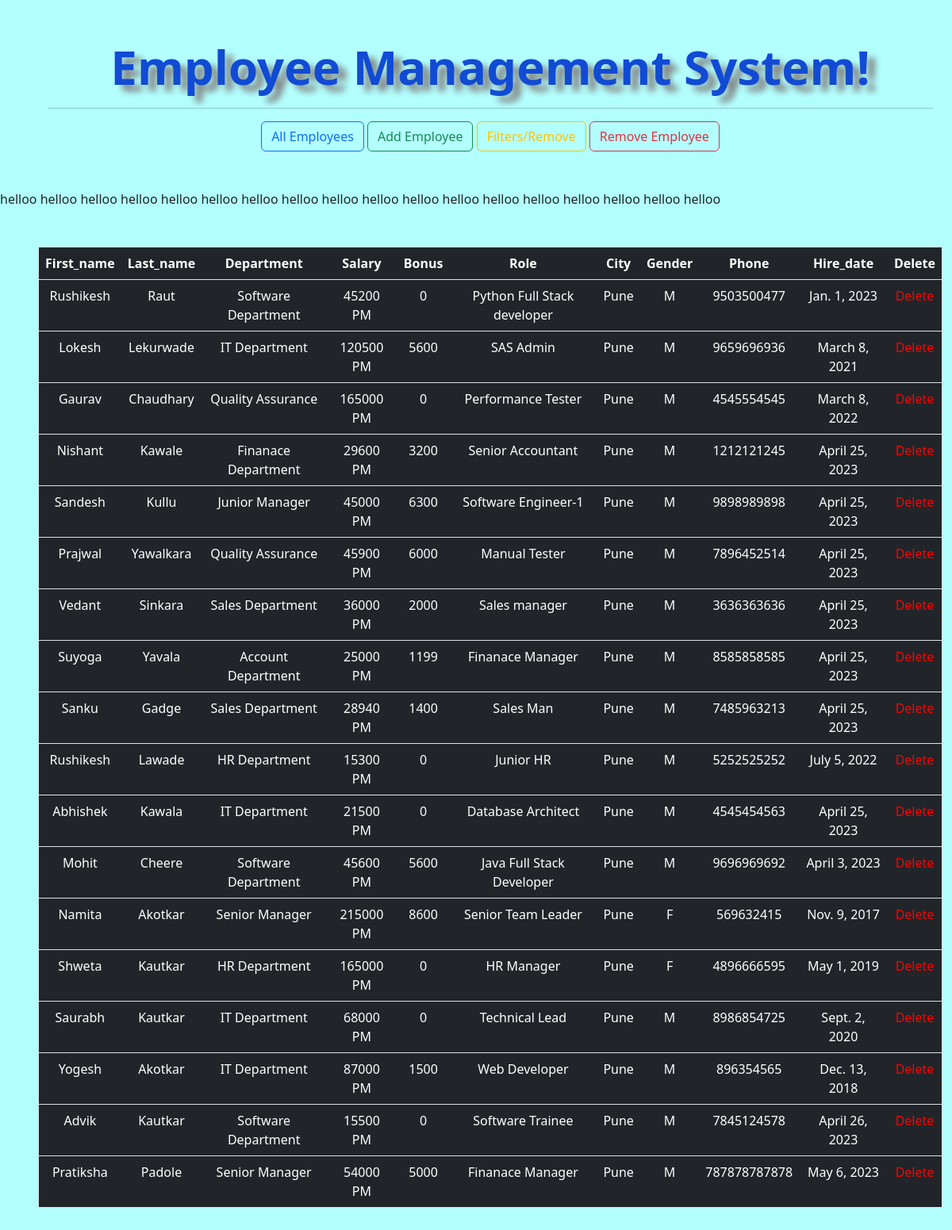
The page /All_Emp/ on the database its author committed.
### Employee_details/models.py (models this page shows, shortened)
class Employee(m.Model):
    genders = [
        ("M", "Male"),
        ("F", "Female"),
    ]
    First_name=m.CharField(max_length=100)
    Last_name=m.CharField(max_length=100)
    Department=m.ForeignKey(Departments,on_delete=m.CASCADE)
    Salary=m.IntegerField(default=0)
    Bonus=m.IntegerField(default=0)
    Role=m.ForeignKey(Roles,on_delete=m.CASCADE)
    Phone=m.IntegerField(default=0)
    Hire_date=m.DateField()
    Gender=m.CharField(max_length=10,choices=genders,default="M")

class Departments(m.Model):
    Dept_name=m.CharField(max_length=100,null=False)
    location=m.CharField(max_length=100)
    def __str__(self):
        return self.Dept_name

class Roles(m.Model):
    role_name=m.CharField(max_length=100,null=False)
    def __str__(self):
        return self.role_name

### Employee_details/views.py (the view)
# urls.py: path('All_Emp/',All_Emp,name="All_Emp"),
def All_Emp(request):
    employee=Employee.objects.all()
    dept=Departments.objects.all()
    context={
        "emp" : employee,
        "emp1" : dept
    }
    return render(request,'All_Emp.html',context)

### Employee_details/templates/All_Emp.html (shortened to what this page needs)
{% extends 'index.html' %}
{% block content %}
<table class="table table-dark table-hover container m-5 text-center border ">
  <thead>
    <tr>
        <th scope="col">First_name</th>
        <th scope="col">Last_name</th>
        <th scope="col">Department</th>
        <th scope="col">Salary</th>
        <th scope="col">Bonus</th>
        <th scope="col">Role</th>
        <th scope="col">City</th>
        <th scope="col">Gender</th>
        <th scope="col">Phone</th>
        <th scope="col">Hire_date</th>
        <th scope="col">Delete</th>
    </tr>
  </thead>
  <tbody>
          {% for i in emp %}
    <tr>
      <td>{{i.First_name}}</td>
      <td>{{i.Last_name}}</td>
      <td>{{i.Department}}</td>
      <td>{{i.Salary}} PM</td>
      <td>{{i.Bonus}}</td>
      <td>{{i.Role}}</td>
         <td>{{i.Department.location}}</td>
        <td>{{i.Gender}}</td>
     <td>{{i.Phone}}</td>
     <td>{{i.Hire_date}}</td>
        <td><a href="/Remove_Emp/{{i.id}}" style="text-decoration:none; color:red">Delete</a></td>
    </tr>
          {% endfor %}
  </tbody>
</table>
{% endblock content %}

### Employee_details/templates/index.html (shortened to what this page needs)
<!doctype html>
<html lang="en">
  <head>
    <link href="https://cdn.jsdelivr.net/npm/bootstrap@5.3.0-alpha3/dist/css/bootstrap.min.css" rel="stylesheet">
  </head>
  <body class="">
     <div class="container m-5  text-center">
       <h1 id="h1">Employee Management System!</h1>
       <hr>
       <a href="{% url 'All_Emp'%}"><button type="button" class="btn btn-outline-primary">All Employees</button></a>
       <a href="{% url 'Add_Emp'%}"><button type="button" class="btn btn-outline-success">Add Employee</button></a>
       <a href="{% url 'Filter_Emp' %}"><button type="button" class="btn btn-outline-warning">Filters/Remove</button></a>
      <a href="{% url 'Remove_Emp'%}"> <button type="button" class="btn btn-outline-danger">Remove Employee</button></a>
     </div>
{% block content %}
  {% endblock content %}
  </body>
</html>

### Employee_details/templates/index.html (style rules this page uses)
body { background-color: #b3ffff; }
#h1 { font-size: 60px; color: rgb(17, 75, 212); font-weight: bold; text-shadow: 10px 8px 8px gray; }

### rows shown on the page
Employee: First_name "Rushikesh", Last_name "Raut", Department "Software Department", Salary "45200", Bonus "0", Role "Python Full Stack developer", Department.location "Pune", Gender "M", Phone "9503500477", Hire_date "Jan. 1, 2023"
Employee: First_name "Lokesh", Last_name "Lekurwade", Department "IT Department", Salary "120500", Bonus "5600", Role "SAS Admin", Department.location "Pune", Gender "M", Phone "9659696936", Hire_date "March 8, 2021"
Employee: First_name "Gaurav", Last_name "Chaudhary", Department "Quality Assurance", Salary "165000", Bonus "0", Role "Performance Tester", Department.location "Pune", Gender "M", Phone "4545554545", Hire_date "March 8, 2022"
Employee: First_name "Nishant", Last_name "Kawale", Department "Finanace Department", Salary "29600", Bonus "3200", Role "Senior Accountant", Department.location "Pune", Gender "M", Phone "1212121245", Hire_date "April 25, 2023"
Employee: First_name "Sandesh", Last_name "Kullu", Department "Junior Manager", Salary "45000", Bonus "6300", Role "Software Engineer-1", Department.location "Pune", Gender "M", Phone "9898989898", Hire_date "April 25, 2023"
Employee: First_name "Prajwal", Last_name "Yawalkara", Department "Quality Assurance", Salary "45900", Bonus "6000", Role "Manual Tester", Department.location "Pune", Gender "M", Phone "7896452514", Hire_date "April 25, 2023"
Employee: First_name "Vedant", Last_name "Sinkara", Department "Sales Department", Salary "36000", Bonus "2000", Role "Sales manager", Department.location "Pune", Gender "M", Phone "3636363636", Hire_date "April 25, 2023"
Employee: First_name "Suyoga", Last_name "Yavala", Department "Account Department", Salary "25000", Bonus "1199", Role "Finanace Manager", Department.location "Pune", Gender "M", Phone "8585858585", Hire_date "April 25, 2023"
Employee: First_name "Sanku", Last_name "Gadge", Department "Sales Department", Salary "28940", Bonus "1400", Role "Sales Man", Department.location "Pune", Gender "M", Phone "7485963213", Hire_date "April 25, 2023"
Employee: First_name "Rushikesh", Last_name "Lawade", Department "HR Department", Salary "15300", Bonus "0", Role "Junior HR", Department.location "Pune", Gender "M", Phone "5252525252", Hire_date "July 5, 2022"
Employee: First_name "Abhishek", Last_name "Kawala", Department "IT Department", Salary "21500", Bonus "0", Role "Database Architect", Department.location "Pune", Gender "M", Phone "4545454563", Hire_date "April 25, 2023"
Employee: First_name "Mohit", Last_name "Cheere", Department "Software Department", Salary "45600", Bonus "5600", Role "Java Full Stack Developer", Department.location "Pune", Gender "M", Phone "9696969692", Hire_date "April 3, 2023"
Employee: First_name "Namita", Last_name "Akotkar", Department "Senior Manager", Salary "215000", Bonus "8600", Role "Senior Team Leader", Department.location "Pune", Gender "F", Phone "569632415", Hire_date "Nov. 9, 2017"
Employee: First_name "Shweta", Last_name "Kautkar", Department "HR Department", Salary "165000", Bonus "0", Role "HR Manager", Department.location "Pune", Gender "F", Phone "4896666595", Hire_date "May 1, 2019"
Employee: First_name "Saurabh", Last_name "Kautkar", Department "IT Department", Salary "68000", Bonus "0", Role "Technical Lead", Department.location "Pune", Gender "M", Phone "8986854725", Hire_date "Sept. 2, 2020"
Employee: First_name "Yogesh", Last_name "Akotkar", Department "IT Department", Salary "87000", Bonus "1500", Role "Web Developer", Department.location "Pune", Gender "M", Phone "896354565", Hire_date "Dec. 13, 2018"
Employee: First_name "Advik", Last_name "Kautkar", Department "Software Department", Salary "15500", Bonus "0", Role "Software Trainee", Department.location "Pune", Gender "M", Phone "7845124578", Hire_date "April 26, 2023"
Employee: First_name "Pratiksha", Last_name "Padole", Department "Senior Manager", Salary "54000", Bonus "5000", Role "Finanace Manager", Department.location "Pune", Gender "M", Phone "787878787878", Hire_date "May 6, 2023"
